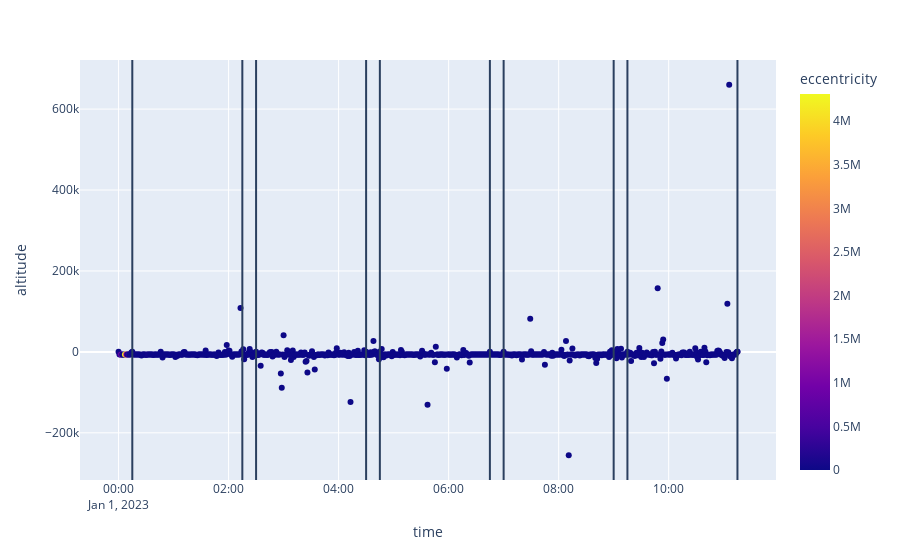

Source (notebook cell):
### Code cell
fig = px.scatter(df, x="time", y="altitude", color="eccentricity")
for segment_solution in sol.segment_solutions:
    time = segment_solution.states[-1].get_instant().get_date_time(Scale.UTC)
    fig.add_vline(
        x=time.isoformat()
    )
fig.show()

### Figure 1 — Plotly figure (JSON) as saved in the notebook; plotly's stock layout.template omitted (floating-point values rounded to 4 significant figures; data arrays with more than 128 entries replaced by an {"elided": "..."} marker saying what was removed)
{"data": [{"hovertemplate": "time=%{x}<br>altitude=%{y}<br>eccentricity=%{marker.color}<extra></extra>", "legendgroup": "", "marker": {"color": {"elided": "677 float values"}, "coloraxis": "coloraxis", "symbol": "circle"}, "mode": "markers", "name": "", "orientation": "v", "showlegend": false, "type": "scatter", "x": {"elided": "677 str values"}, "xaxis": "x", "y": {"elided": "677 float values"}, "yaxis": "y"}], "layout": {"autosize": true, "coloraxis": {"colorbar": {"title": {"text": "eccentricity"}}, "colorscale": [[0, "#0d0887"], [0.1111, "#46039f"], [0.2222, "#7201a8"], [0.3333, "#9c179e"], [0.4444, "#bd3786"], [0.5556, "#d8576b"], [0.6667, "#ed7953"], [0.7778, "#fb9f3a"], [0.8889, "#fdca26"], [1, "#f0f921"]]}, "legend": {"tracegroupgap": 0}, "margin": {"t": 60}, "shapes": [{"type": "line", "x0": "2023-01-01T00:15:00", "x1": "2023-01-01T00:15:00", "xref": "x", "y0": 0, "y1": 1, "yref": "y domain"}, {"type": "line", "x0": "2023-01-01T02:15:00", "x1": "2023-01-01T02:15:00", "xref": "x", "y0": 0, "y1": 1, "yref": "y domain"}, {"type": "line", "x0": "2023-01-01T02:30:00", "x1": "2023-01-01T02:30:00", "xref": "x", "y0": 0, "y1": 1, "yref": "y domain"}, {"type": "line", "x0": "2023-01-01T04:30:00", "x1": "2023-01-01T04:30:00", "xref": "x", "y0": 0, "y1": 1, "yref": "y domain"}, {"type": "line", "x0": "2023-01-01T04:45:00", "x1": "2023-01-01T04:45:00", "xref": "x", "y0": 0, "y1": 1, "yref": "y domain"}, {"type": "line", "x0": "2023-01-01T06:45:00", "x1": "2023-01-01T06:45:00", "xref": "x", "y0": 0, "y1": 1, "yref": "y domain"}, {"type": "line", "x0": "2023-01-01T07:00:00", "x1": "2023-01-01T07:00:00", "xref": "x", "y0": 0, "y1": 1, "yref": "y domain"}, {"type": "line", "x0": "2023-01-01T09:00:00", "x1": "2023-01-01T09:00:00", "xref": "x", "y0": 0, "y1": 1, "yref": "y domain"}, {"type": "line", "x0": "2023-01-01T09:15:00", "x1": "2023-01-01T09:15:00", "xref": "x", "y0": 0, "y1": 1, "yref": "y domain"}, {"type": "line", "x0": "2023-01-01T11:15:00", "x1": "2023-01-01T11:15:00", "xref": "x", "y0": 0, "y1": 1, "yref": "y domain"}], "xaxis": {"anchor": "y", "autorange": true, "domain": [0, 1], "range": ["2022-12-31 23:19:31.7116", "2023-01-01 11:55:28.2884"], "title": {"text": "time"}, "type": "date"}, "yaxis": {"anchor": "x", "autorange": true, "domain": [0, 1], "range": [-326300.0, 731100.0], "title": {"text": "altitude"}, "type": "linear"}}}
